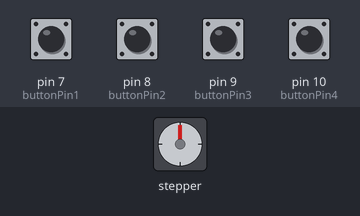
A sketch run on a simulated Arduino Uno, built with avr-gcc and run on an emulated ATmega328P. Parts: stepper motor. Wiring (inferred from the names in the program): stepper motor (2048 steps per turn assumed): coils pin 2, pin 3, pin 4, pin 5. The inputs (shaded band) are chosen by the test bench; at power-on: pin 7 (buttonPin1), pin 8 (buttonPin2), pin 9 (buttonPin3), pin 10 (buttonPin4) LOW.

Above: at 1.2 s.
1.3 s: pin 7 (buttonPin1) pulled HIGH for 1 s
At 3.4 s:
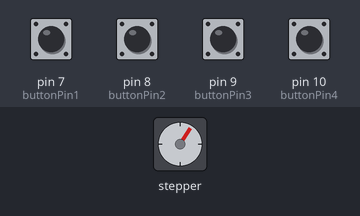
3.8 s: pin 7 (buttonPin1) pulled HIGH for 0.15 s
At 5.0 s:
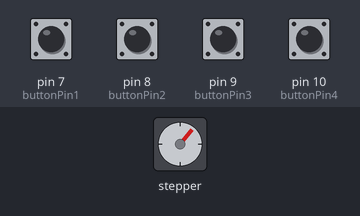
5.4 s: pin 7 (buttonPin1) pulled HIGH for 1 s
At 7.5 s:
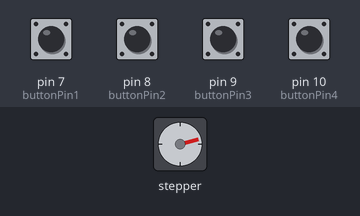
7.9 s: pin 7 (buttonPin1) pulled HIGH for 0.15 s
At 9.0 s:
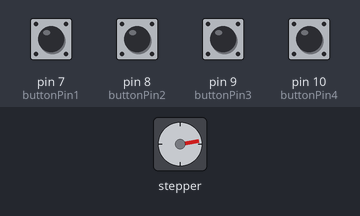
9.5 s: pin 8 (buttonPin2) pulled HIGH for 0.15 s
At 10.8 s:
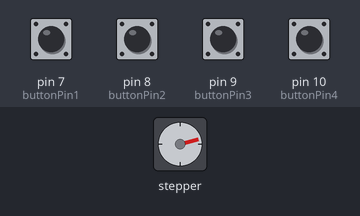
11.1 s: pin 7 (buttonPin1) pulled HIGH for 1 s
At 13.1 s:
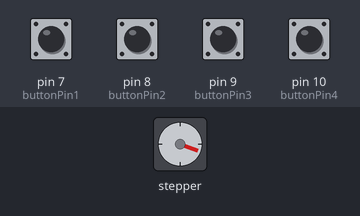
Timing chart, 0 to 14.6 s (numbered marks = the images above; inputs shaded):
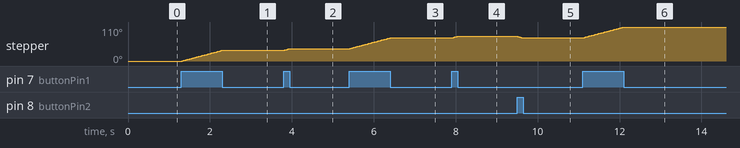

The sketch:

stepper.ino
```cpp
// Stepper motor pins (usually 4 pins for common steppers)
const int stepperPin1 = 2;
const int stepperPin2 = 3;
const int stepperPin3 = 4;
const int stepperPin4 = 5;

// Button pins
const int buttonPin1 = 7;  // Clockwise rotation
const int buttonPin2 = 8;  // Counter-clockwise rotation
const int buttonPin3 = 9;  // Faster speed
const int buttonPin4 = 10; // Slower speed

// Variables
int buttonState1 = 0;
int buttonState2 = 0;
int buttonState3 = 0;
int buttonState4 = 0;

int stepDelay = 5; // Delay between steps (controls speed)
int stepPosition = 0; // Current step position

// Step sequence for 4-wire stepper motor
int stepSequence[4][4] = {
  {1, 0, 0, 1},
  {1, 1, 0, 0},
  {0, 1, 1, 0},
  {0, 0, 1, 1},
};

void setup() {
  pinMode(stepperPin1, OUTPUT);
  pinMode(stepperPin2, OUTPUT);
  pinMode(stepperPin3, OUTPUT);
  pinMode(stepperPin4, OUTPUT);

  pinMode(buttonPin1, INPUT);
  pinMode(buttonPin2, INPUT);
  pinMode(buttonPin3, INPUT);
  pinMode(buttonPin4, INPUT);
}

void loop() {
  buttonState1 = digitalRead(buttonPin1);
  buttonState2 = digitalRead(buttonPin2);
  buttonState3 = digitalRead(buttonPin3);
  buttonState4 = digitalRead(buttonPin4);

  // Direction control
  if (buttonState1 == HIGH && buttonState2 != HIGH) {
    // Rotate clockwise
    stepClockwise();
    delay(stepDelay);
  }
  else if (buttonState2 == HIGH && buttonState1 != HIGH) {
    // Rotate counter-clockwise
    stepCounterClockwise();
    delay(stepDelay);
  }
}

void stepClockwise() {
  stepPosition++;
  if (stepPosition >= 4) {
    stepPosition = 0;
  }
  setStep(stepPosition);
}

void stepCounterClockwise() {
  stepPosition--;
  if (stepPosition < 0) {
    stepPosition = 3;
  }
  setStep(stepPosition);
}

void setStep(int step) {
  digitalWrite(stepperPin1, stepSequence[step][0]);
  digitalWrite(stepperPin2, stepSequence[step][1]);
  digitalWrite(stepperPin3, stepSequence[step][2]);
  digitalWrite(stepperPin4, stepSequence[step][3]);
}
```

Measured:
- after the input at 1.3 s, stepper: turns 34° clockwise in 0.94 s, starting at once
- after the input at 5.4 s, stepper: turns 35° clockwise in 0.98 s, starting at once
- after the input at 11.1 s, stepper: turns 35° clockwise in 0.98 s, starting at once
